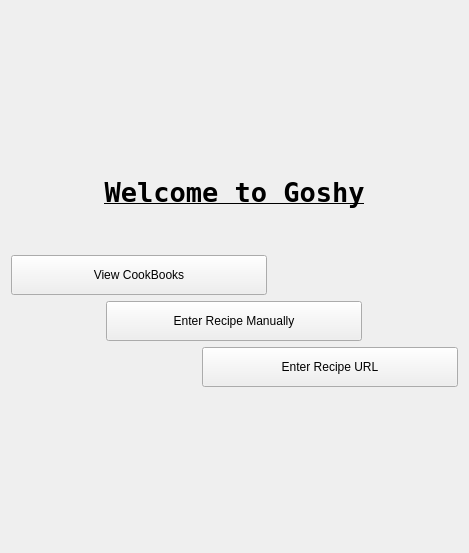
<?xml version="1.0" encoding="UTF-8"?>
<ui version="4.0">
 <class>mainMenuWindow</class>
 <widget class="QWidget" name="mainMenuWindow">
  <property name="windowModality">
   <enum>Qt::ApplicationModal</enum>
  </property>
  <property name="geometry">
   <rect>
    <x>0</x>
    <y>0</y>
    <width>469</width>
    <height>553</height>
   </rect>
  </property>
  <property name="windowTitle">
   <string>Groshy: Action Selection</string>
  </property>
  <layout class="QVBoxLayout" name="verticalLayout">
   <item>
    <layout class="QVBoxLayout" name="MainMenu">
     <property name="sizeConstraint">
      <enum>QLayout::SetDefaultConstraint</enum>
     </property>
     <item>
      <spacer name="headerSpace">
       <property name="orientation">
        <enum>Qt::Vertical</enum>
       </property>
       <property name="sizeType">
        <enum>QSizePolicy::Maximum</enum>
       </property>
       <property name="sizeHint" stdset="0">
        <size>
         <width>20</width>
         <height>50</height>
        </size>
       </property>
      </spacer>
     </item>
     <item>
      <widget class="QLabel" name="welcomeMessage">
       <property name="sizePolicy">
        <sizepolicy hsizetype="Preferred" vsizetype="Maximum">
         <horstretch>0</horstretch>
         <verstretch>0</verstretch>
        </sizepolicy>
       </property>
       <property name="font">
        <font>
         <family>DejaVu Sans Mono</family>
         <pointsize>20</pointsize>
         <weight>75</weight>
         <bold>true</bold>
         <underline>true</underline>
         <kerning>true</kerning>
        </font>
       </property>
       <property name="layoutDirection">
        <enum>Qt::LeftToRight</enum>
       </property>
       <property name="frameShape">
        <enum>QFrame::NoFrame</enum>
       </property>
       <property name="frameShadow">
        <enum>QFrame::Plain</enum>
       </property>
       <property name="text">
        <string>Welcome to Goshy</string>
       </property>
       <property name="alignment">
        <set>Qt::AlignCenter</set>
       </property>
      </widget>
     </item>
     <item>
      <spacer name="belowTitleSpace">
       <property name="orientation">
        <enum>Qt::Vertical</enum>
       </property>
       <property name="sizeType">
        <enum>QSizePolicy::Fixed</enum>
       </property>
       <property name="sizeHint" stdset="0">
        <size>
         <width>20</width>
         <height>40</height>
        </size>
       </property>
      </spacer>
     </item>
     <item>
      <widget class="QPushButton" name="cookbooksButton">
       <property name="sizePolicy">
        <sizepolicy hsizetype="Fixed" vsizetype="Fixed">
         <horstretch>0</horstretch>
         <verstretch>0</verstretch>
        </sizepolicy>
       </property>
       <property name="minimumSize">
        <size>
         <width>256</width>
         <height>40</height>
        </size>
       </property>
       <property name="text">
        <string>View CookBooks</string>
       </property>
       <property name="flat">
        <bool>false</bool>
       </property>
      </widget>
     </item>
     <item alignment="Qt::AlignHCenter">
      <widget class="QPushButton" name="manualRecipeButton">
       <property name="sizePolicy">
        <sizepolicy hsizetype="Fixed" vsizetype="Fixed">
         <horstretch>1</horstretch>
         <verstretch>0</verstretch>
        </sizepolicy>
       </property>
       <property name="minimumSize">
        <size>
         <width>256</width>
         <height>40</height>
        </size>
       </property>
       <property name="text">
        <string>Enter Recipe Manually</string>
       </property>
      </widget>
     </item>
     <item alignment="Qt::AlignRight">
      <widget class="QPushButton" name="urlRecipeButton">
       <property name="sizePolicy">
        <sizepolicy hsizetype="Fixed" vsizetype="Fixed">
         <horstretch>0</horstretch>
         <verstretch>0</verstretch>
        </sizepolicy>
       </property>
       <property name="minimumSize">
        <size>
         <width>256</width>
         <height>40</height>
        </size>
       </property>
       <property name="text">
        <string>Enter Recipe URL</string>
       </property>
      </widget>
     </item>
     <item>
      <spacer name="footerSpace">
       <property name="orientation">
        <enum>Qt::Vertical</enum>
       </property>
       <property name="sizeType">
        <enum>QSizePolicy::Fixed</enum>
       </property>
       <property name="sizeHint" stdset="0">
        <size>
         <width>20</width>
         <height>40</height>
        </size>
       </property>
      </spacer>
     </item>
    </layout>
   </item>
  </layout>
 </widget>
 <tabstops>
  <tabstop>cookbooksButton</tabstop>
  <tabstop>manualRecipeButton</tabstop>
  <tabstop>urlRecipeButton</tabstop>
 </tabstops>
 <resources/>
 <connections/>
</ui>
